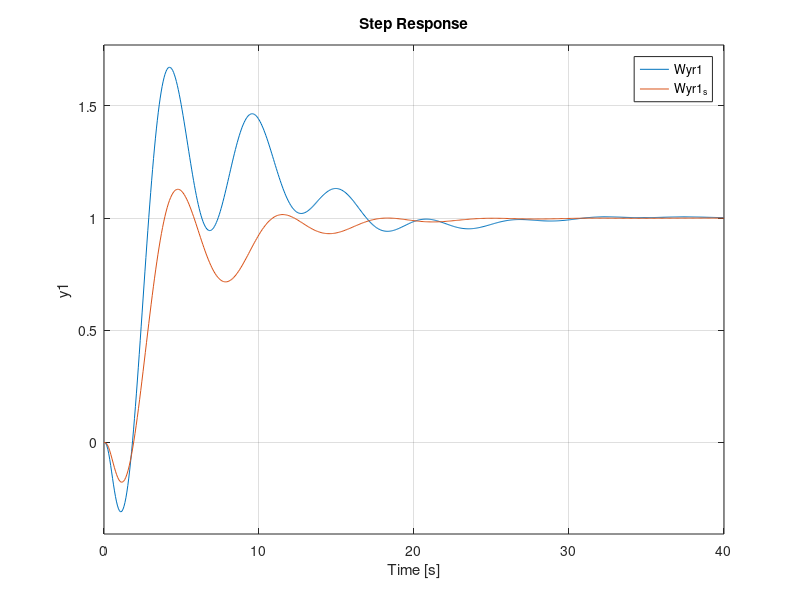

Write the MATLAB code that produced this figure. (Note: this script raises an error after producing the figure.)
clc
clear all
close all

%% Esame 7
s = tf('s');
P = (s-1)/(s*(s+10));

figure(1)
subplot(2,2,3)
margin(P);
subplot(2,2,1)
rlocus(P);
subplot(2,2,2)
nyquist(P);

%% creaiamo il controllore 

C0= (((s/0.5+1)^2)*(s/10+1))/(s*(s/1+1)*(s/2+1)); % se voglio errore nullo per riferimenti rampa 
k1=-1;

C0_s= ((s/10+1))/((s/1+1)*(s/2+1)); % caso con errori limitatu su riferimenti rampa 
k_s= -2;

tau_fb = 0.5; % filtro passa basso 
Fb = 1/(1+tau_fb*s);

L0= k1*C0*P*Fb;
Wyr= minreal(L0/(1+L0));

L0_s= k_s*C0_s*P*Fb; 
Wyr_s= minreal(L0_s/(1+L0_s));

figure(1)
subplot(2,2,3)
margin(L0_s);
subplot(2,2,1)
rlocus(L0);
subplot(2,2,2)
nyquist(L0);
subplot(2,2,4)
step(Wyr,Wyr_s);
legend;
%% miglioriamo le prestazioni adottando una rete anticipatrice 
alpha = 0.1;
omega_t  = 1;
tau_r = 1/(omega_t*sqrt(alpha));
k=-0.7;
Ra = (1+tau_r*s)/(1+tau_r*alpha*s);
L1 = k*C0*P*Ra*Fb^2;

k_s_1=-2.5;
L1_s = k_s_1*C0_s*P*Ra*Fb;


Wyr1= minreal(L1/(1+L1));
Wyr1_s= minreal(L1_s/(1+L1_s));
figure(1)
subplot(2,2,3)
margin(L1_s);
%bode(L0,L1);
legend;
subplot(2,2,1)
rlocus(L1);
subplot(2,2,2)
nyquist(L1);
subplot(2,2,4)
step(Wyr1,Wyr1_s);


%% MODELLIAMO UN RITARDO 

r = exp(-0.05*s);
rit = pade(r,10);
L2 = k*C0*P*rit*Ra*Fb^2;
Wyr2= minreal(L2/(1+L2));
figure(1)
subplot(2,2,3)
margin(L2);
%bode(L0,L1);
legend;
subplot(2,2,1)
rlocus(L2);
subplot(2,2,2)
nyquist(L2);
subplot(2,2,4)
step(Wyr2);


%% inserisco un filtro in feed forward 


Ff = 2*(s/10+1)/(s/100 +1) ; % filtro in feed forward
Wyr3 = Wyr2 + minreal(Ff*P/(1+L1));


Ff_s = 1*(s/10+1)/(s/100 +1);
Wyr3_s = Wyr1_s + minreal(Ff_s*P/(1+L1_s));
figure(3)

step(Wyr3_s,Wyr1_s,Wyr3,Wyr2);
legend;

%% filtro segnale 
tau_fr = 6/3;
Fr = 1/(1+tau_fr*s);
Wyr4 = Fr*Wyr3;
figure(3)
step(Wyr4);
%step(Wyr4,Wyr3,Wyr2,Wyr1);
legend;
